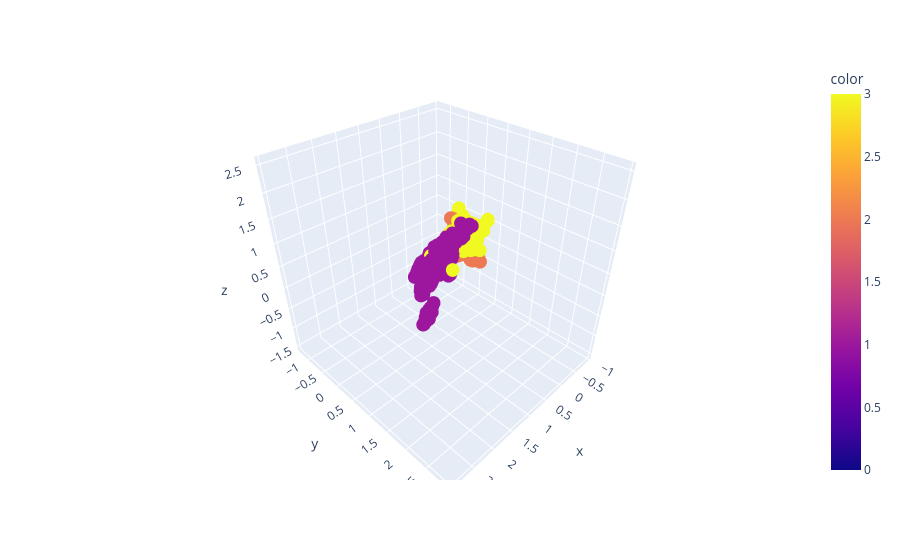

The code cell stored with this chart in its notebook:
### Code cell
# TO DO: use PCA on the dataset
PCA3D = PCA(n_components=3)
x_train_reduced = PCA3D.fit_transform(x_train_scaled)

### Figure 1 — Plotly figure (JSON) as saved in the notebook; plotly's stock layout.template omitted (floating-point values rounded to 4 significant figures; data arrays with more than 128 entries replaced by an {"elided": "..."} marker saying what was removed)
{"data": [{"hovertemplate": "x=%{x}<br>y=%{y}<br>z=%{z}<br>color=%{marker.color}<extra></extra>", "legendgroup": "", "marker": {"color": {"elided": "4223 int values"}, "coloraxis": "coloraxis", "symbol": "circle"}, "mode": "markers", "name": "", "scene": "scene", "showlegend": false, "type": "scatter3d", "x": {"elided": "4223 float values"}, "y": {"elided": "4223 float values"}, "z": {"elided": "4223 float values"}}], "layout": {"coloraxis": {"colorbar": {"title": {"text": "color"}}, "colorscale": [[0, "#0d0887"], [0.1111, "#46039f"], [0.2222, "#7201a8"], [0.3333, "#9c179e"], [0.4444, "#bd3786"], [0.5556, "#d8576b"], [0.6667, "#ed7953"], [0.7778, "#fb9f3a"], [0.8889, "#fdca26"], [1, "#f0f921"]]}, "legend": {"tracegroupgap": 0}, "margin": {"t": 60}, "scene": {"domain": {"x": [0, 1], "y": [0, 1]}, "xaxis": {"title": {"text": "x"}}, "yaxis": {"title": {"text": "y"}}, "zaxis": {"title": {"text": "z"}}}}}
